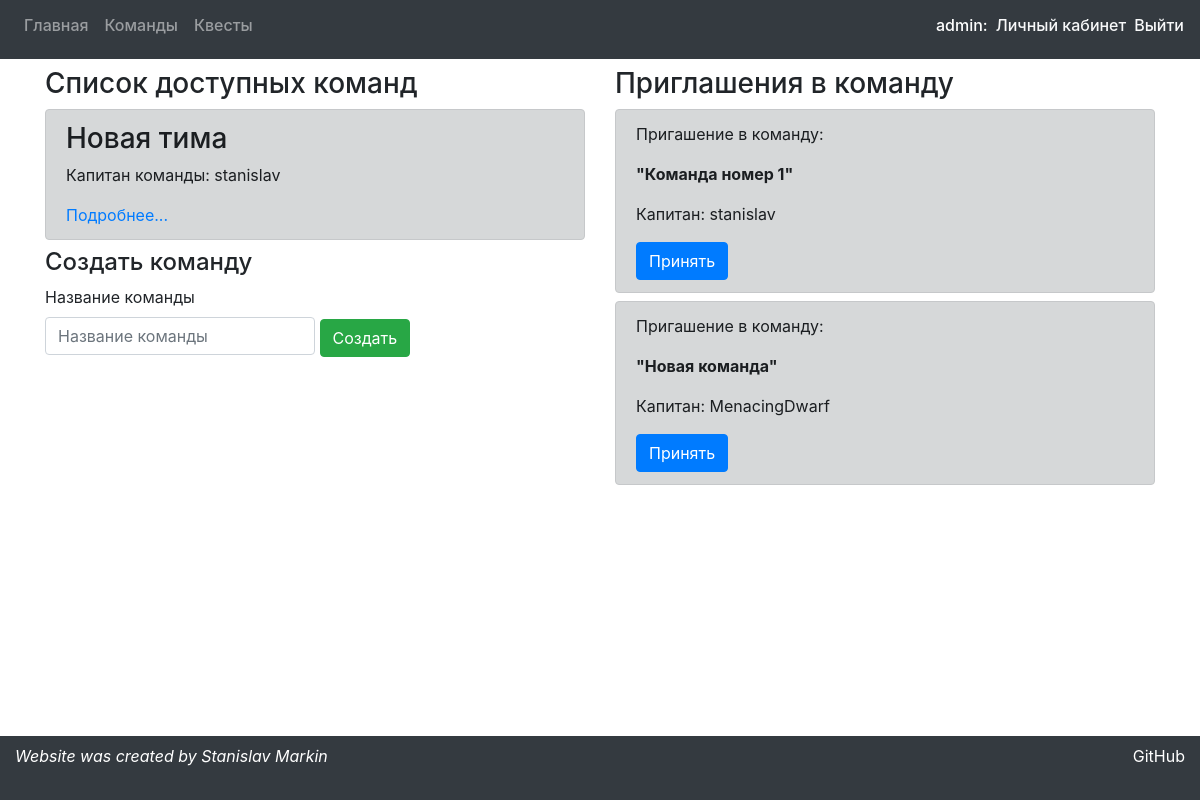
The app's page /teams (signed in) with its own data.
### preparationApp/models.py (models this page shows, shortened)
class Team(models.Model):
    captain = models.ForeignKey(User, models.CASCADE, default=1)
    members = models.ManyToManyField(User, related_name='teams')
    title = models.CharField(max_length=30)

class Invite(models.Model):
    new_member = models.ForeignKey(User, models.CASCADE)
    team = models.ForeignKey(Team, models.CASCADE)
    class Meta:
        unique_together = (("new_member", "team"),)

### preparationApp/views.py (the view)
# urls.py: path('teams', views.teams, name='teams'),
def teams(request):
    args = make_args(request)
    args['teams_list'] = list(filter(lambda t: get_user(request.user.username) in t.members.all(),
                                     models.Team.objects.all()))
    args['invites_list'] = list(filter(lambda i: get_user(request.user.username) == i.new_member,
                                       models.Invite.objects.all()))
    return render(request, 'preparationApp/teamsPage.html', args)

### preparationApp/views.py (called while the page is built)
def get_user(name):
    return User.objects.get(username=name)

def make_args(request):
    args = {'message': 'none'}
    if request.session.get('message'):
        args['message'] = request.session.get('message')
        request.session.pop('message')
    return args

### preparationApp/templates/preparationApp/teamsPage.html (shortened to what this page needs)
{%  extends 'preparationApp/mainWrapper.html' %}
{% block content %}
    <div class="row">
    <div class="col-6">
    <h3>Список доступных команд</h3>
    {% if teams_list|length == 0 %}
            <p>Нет доступных команд</p>
    {% else %}
        {% for team in teams_list %}
            <div class="alert alert-dark mb-2">
                <h3>{{ team.title }}</h3>
                <p>{% if user.username == team.captain.username %}Вы капитан этой команды
                {% else %}Капитан команды: {{ team.captain }}{% endif %}</p>
                <a href="/teams/{{ team.id }}">Подробнее...</a>
            </div>
        {% endfor %}
    {% endif %}
    <h4>Создать команду</h4>
    <form action="teams/add/team" method="post">{% csrf_token %}
        <label class="d-block" for="title">Название команды</label>
        <input type="text" class="form-control d-inline w-50" id="title" placeholder="Название команды" name="title">
        <input type="submit" class="btn btn-success" value="Создать">
    </form>
    </div>
    <div class="col-6">
    <h3>Приглашения в команду</h3>
    {% for invite in invites_list %}
        <div class="alert alert-dark mb-2">
            <p>Пригашение в команду:</p> <p><b>"{{ invite.team.title }}"</b></p>
            <p>Капитан: {{ invite.team.captain }}</p>
            <a class="btn btn-primary" href="/teams/accept/invite/{{ invite.id }}">Принять</a>
        </div>
    {% endfor %}
    </div>
    </div>
{% endblock %}

### preparationApp/templates/preparationApp/mainWrapper.html (shortened to what this page needs)
<!DOCTYPE html>
<html lang="en">
<head>
    {% load staticfiles %}
    <link rel="stylesheet" href="{% static 'bootstrap/css/bootstrap.css' %}" type="text/css">
</head>
<body>
    <nav class="navbar navbar-expand-lg navbar-dark bg-dark mb-2">
        <div class="collapse navbar-collapse">
            <ul class="navbar-nav">
                <li class="nav-item"><a class="nav-link h6" href="/">Главная</a></li>
                <li class="nav-item"><a class="nav-link h6" href="/teams">Команды</a></li>
                <li class="nav-item"><a class="nav-link h6" href="/quests">Квесты</a></li>
            </ul>
        </div>
        {% if user.is_authenticated %}
            <span class="h6 text-white float-right mr-2">{{ user.username }}: </span>
            <a class="text-light mr-2 h6 float-right" href="/personal">Личный кабинет</a></li>
            <a class="text-light h6 float-right" href="/logout/">Выйти</a></li>
        {% else %}
            <a class="text-light mr-2 h6 float-right" href="/login">Войти</a></li>
            <a class="text-light h6 float-right" href="/register">Регистрация</a></li>
        {% endif %}
    </nav>
    <div class="container">
    {% block content %}
    {% endblock %}
    </div>
    <footer style="height: 4rem;" class="container-fluid fixed-bottom bg-dark text-white pt-2">
		<div class="float-left font-italic ">
			Website was created by Stanislav Markin
		</div>
        <a target="_blank" href="https://github.com/MenacingDwarf/NightQuest" class=" text-white float-right">GitHub</a>
	</footer>
</body>
</html>

### records on screen
Team: title "Новая тима", captain "stanislav"
Invite: team "Команда номер 1", team.captain "stanislav"
Invite: team "Новая команда", team.captain "MenacingDwarf"

### other values on screen
{{ user.username }} "admin"
